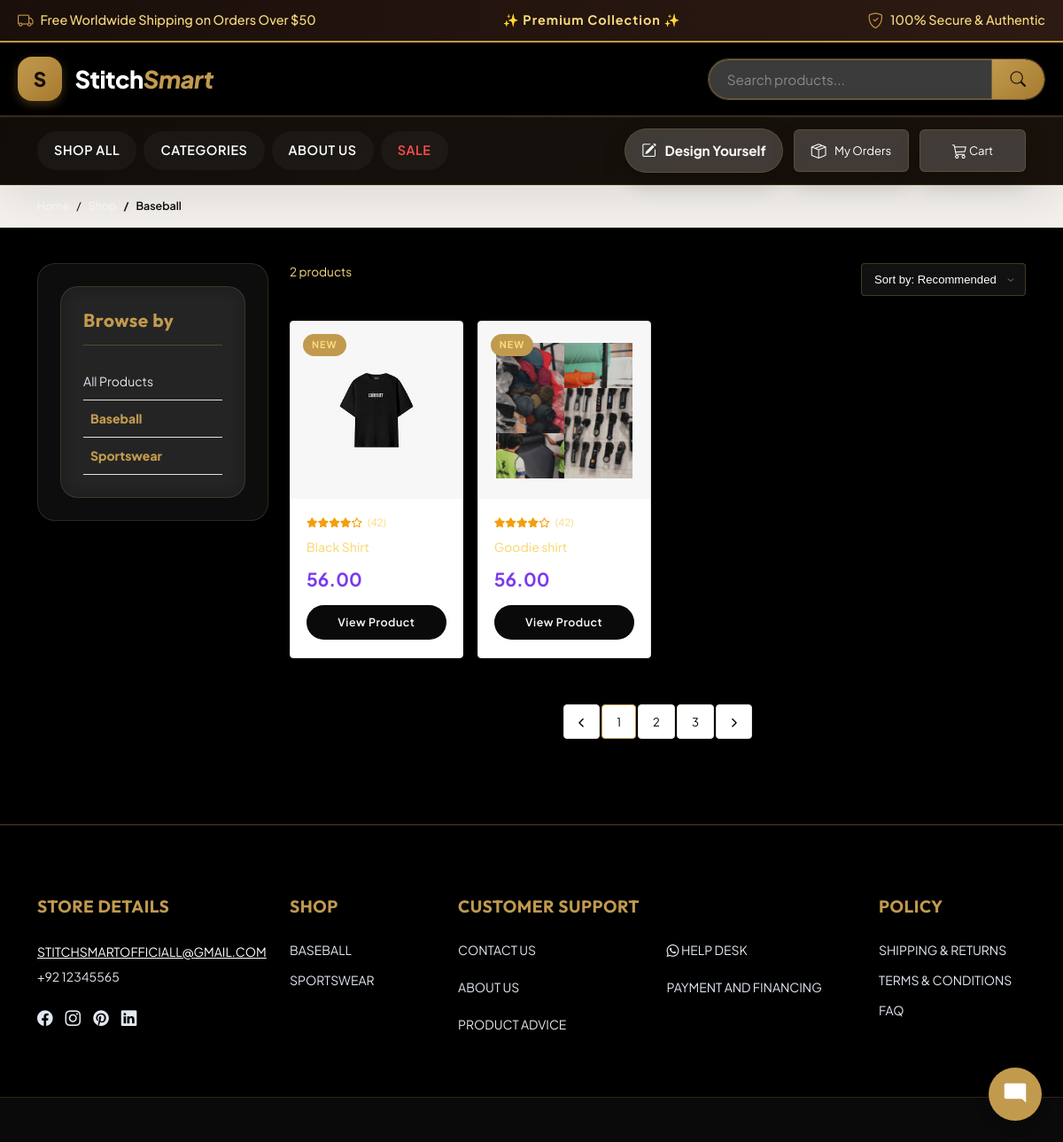
The page /index.php?page=products&category_id=4 (signed in) on the database its author committed.
### tables this page shows
CREATE TABLE `category` (
  `c_id` int(11) NOT NULL,
  `c_name` varchar(150) NOT NULL,
  `slug` varchar(255) NOT NULL,
  `c_description` varchar(2000) NOT NULL,
  `c_image` varchar(500) DEFAULT NULL,
  `c_img2` varchar(500) NOT NULL,
  `meta_title` varchar(150) DEFAULT NULL,
  `meta_description` varchar(160) DEFAULT NULL,
  `meta_keywords` varchar(250) DEFAULT NULL,
  `parent_id` int(11) DEFAULT NULL
);

CREATE TABLE `product` (
  `id` int(11) NOT NULL,
  `article_number` varchar(100) NOT NULL,
  `Fabric_Type` varchar(100) NOT NULL,
  `name` varchar(255) NOT NULL,
  `description` text DEFAULT NULL,
  `details` varchar(10000) NOT NULL,
  `image_url` varchar(500) NOT NULL,
  `img2` varchar(500) NOT NULL,
  `img3` varchar(3) NOT NULL,
  `size` varchar(100) DEFAULT NULL,
  `price` decimal(10,2) NOT NULL,
  `document` varchar(300) NOT NULL,
  `c_id` int(11) DEFAULT NULL,
  `parent_cat` int(11) DEFAULT NULL,
  `featured` tinyint(1) NOT NULL,
  `meta_title` varchar(255) DEFAULT NULL,
  `meta_description` text DEFAULT NULL,
  `meta_keywords` text DEFAULT NULL,
  `created_at` timestamp NULL DEFAULT current_timestamp(),
  `updated_at` timestamp NULL DEFAULT current_timestamp() ON UPDATE current_timestamp(),
  `color_id` int(11) DEFAULT NULL,
  `slug` varchar(255) DEFAULT NULL,
  `Designing` varchar(150) NOT NULL
);

CREATE TABLE `web_settings` (
  `id` int(1) NOT NULL,
  `web_name` varchar(250) NOT NULL,
  `web_mail` varchar(150) NOT NULL,
  `web_contact` varchar(100) NOT NULL,
  `facebook` varchar(200) NOT NULL,
  `instagram` varchar(200) NOT NULL,
  `pinterest` varchar(200) NOT NULL,
  `linkdin` varchar(200) NOT NULL,
  `meta_title` text DEFAULT NULL,
  `meta_description` text NOT NULL,
  `meta_keywords` text NOT NULL
);

CREATE TABLE `pages` (
  `id` bigint(20) UNSIGNED NOT NULL,
  `title` varchar(255) NOT NULL,
  `slug` varchar(255) NOT NULL,
  `content` text DEFAULT NULL,
  `meta_title` varchar(255) DEFAULT NULL,
  `meta_description` text DEFAULT NULL,
  `meta_keywords` varchar(255) DEFAULT NULL,
  `parent_id` int(11) DEFAULT NULL,
  `is_published` tinyint(1) DEFAULT 0,
  `publish_date` timestamp NULL DEFAULT NULL,
  `created_at` timestamp NULL DEFAULT current_timestamp(),
  `updated_at` timestamp NULL DEFAULT current_timestamp()
);

### app/controllers/ProductController.php (called while the page is built, shortened)
<?php
require_once BASE_PATH.'/config/database.php';
require_once BASE_PATH.'/app/models/settings.php';
require_once BASE_PATH.'/app/models/Product.php';
require_once BASE_PATH.'/app/models/ad_category.php';
class ProductController {
    private $productModel;
    private $categoryModel;
    public function __construct(){
        $database = new Database();
        $db = $database->connect();
        $this->productModel = new Product($db);
        $this->categoryModel = new Category($db);
    }
private function loadWebSettings() {
    $settingsModel = new Settings();
    $ws = $settingsModel->getWebSettings();
    return $ws;
}
public function index() {
    $search = $_GET['search'] ?? null;
    $sort = $_GET['sort'] ?? null;
    $category_id = $_GET['category_id'] ?? null;
    $ws = $this->loadWebSettings();
    $webcontact = $ws['web_contact'] ?? '';
    $webmail = $ws['web_mail'] ?? '';
    $facebook = $ws['facebook'] ?? '';
    $instagram = $ws['instagram'] ?? '';
    $pinterest = $ws['pinterest'] ?? '';
    $linkdin = $ws['linkdin'] ?? '';
    $global_theme = $ws['theme'] ?? 'theme-luxury';
    $category_name = null;
    if ($search) {
        $products = $this->productModel->searchProducts($search, $sort);
    } elseif ($category_id) {
        $products = $this->productModel->getProductsByCategory($category_id);
        $category = $this->categoryModel->getCategoryById($category_id);
        $category_name = $category['c_name'] ?? null;
    } else {
        $products = $this->productModel->getAllProducts();
    }
    $total_products = count($products);
    $categories = $this->categoryModel->getCategoriesTree();
    require BASE_PATH . '/app/views/products.php';
}
}

### config/config.php (called while the page is built, shortened)
<?php
if (!function_exists('env')) {
    function env(string $key, mixed $default = null): mixed
    {
        $val = $_ENV[$key] ?? getenv($key);
        return ($val !== false && $val !== null && $val !== '') ? $val : $default;
    }
}

### app/models/settings.php (called while the page is built, shortened)
<?php
require_once __DIR__ . '/../../config/database.php';
class Settings {
    private $conn;
    public function __construct() {
        $database = new Database();
        $this->conn = $database->connect();
    }
    public function getWebSettings($id = 1) {
        $stmt = $this->conn->prepare("SELECT * FROM web_settings WHERE id = ?");
        $stmt->bind_param("i", $id);
        $stmt->execute();
        $result = $stmt->get_result();
        $settings = $result->fetch_assoc();
        return $settings;
    }
}

### config/database.php (called while the page is built, shortened)
<?php
class Database
{
    private string $host;
    private string $username;
    private string $password;
    private string $dbname;
    private int    $port;
    public function __construct()
    {
        $this->host     = env('DB_HOST', 'localhost');
        $this->port     = (int) env('DB_PORT', 3306);
        $this->username = env('DB_USER', 'root');
        $this->password = env('DB_PASS', '');
        $this->dbname   = env('DB_NAME', 'StitchSmart');
    }
    public function connect(): mysqli
    {
        $this->conn = new mysqli(
            $this->host,
            $this->username,
            $this->password,
            $this->dbname,
            $this->port
        );
        $this->conn->set_charset('utf8mb4');
        return $this->conn;
    }
}

### app/models/ad_category.php (called while the page is built, shortened)
<?php
require_once __DIR__ . '/../../config/database.php';
class Category {
    private $conn;
    public function __construct($db){
        $this->conn = $db;
    }
public function getCategoryById($id){
    $query = "SELECT * FROM category WHERE c_id=?";
    $stmt = $this->conn->prepare($query);
    $stmt->bind_param("i", $id);
    $stmt->execute();
    return $stmt->get_result()->fetch_assoc();
}
    public function getMainCategories(){
        $sql = "SELECT * FROM category
                WHERE parent_id IS NULL OR parent_id = 0
                ORDER BY c_name ASC";
        $result = $this->conn->query($sql);
        $categories = [];
        while($row = $result->fetch_assoc()){
            $categories[] = $row;
        }
        return $categories;
    }
    public function getSubCategories($parent_id){
        $stmt = $this->conn->prepare(
            "SELECT * FROM category WHERE parent_id=? ORDER BY c_name ASC"
        );
        $stmt->bind_param("i",$parent_id);
        $stmt->execute();
        $result = $stmt->get_result();
        $categories = [];
        while($row = $result->fetch_assoc()){
            $categories[] = $row;
        }
        return $categories;
    }
    public function getCategoriesTree() {
        $main = $this->getMainCategories();
        foreach ($main as &$parent) {
            $parent['subs'] = $this->getSubCategories($parent['c_id']);
        }
        return $main;
    }
}
?>

### app/models/Product.php (called while the page is built, shortened)
<?php
require_once __DIR__ . '/../../config/database.php';
class Product {
    private $conn;
    public function __construct($db){
        $this->conn = $db;
    }
public function getProductsByCategory($category_id){
    $stmt = $this->conn->prepare(
        "SELECT * FROM product WHERE parent_cat=? ORDER BY id ASC"
    );
    $stmt->bind_param("i", $category_id);
    $stmt->execute();
    $result = $stmt->get_result();
    $products = [];
    while($row = $result->fetch_assoc()){
        $products[] = $row;
    }
    return $products;
}
}

### app/models/pages.php (called while the page is built, shortened)
<?php
require_once __DIR__ . '/../../config/database.php';
class Page {
    private $conn;
    public function __construct($db){
        $this->conn = $db;
    }
    public function getAllPages(){
        $sql = "SELECT * FROM pages ORDER BY id ASC";
        $result = $this->conn->query($sql);
        $pages = [];
        if($result){
            while($row = $result->fetch_assoc()){
                $pages[] = $row;
            }
        }
        return $pages;
    }
}
?>

### app/views/products.php (the view, shortened to what this page needs)
<!DOCTYPE html>
<html lang="en">
<head>
<link href="https://cdn.jsdelivr.net/npm/bootstrap@5.3.2/dist/css/bootstrap.min.css" rel="stylesheet">
<link href="https://cdn.jsdelivr.net/npm/bootstrap-icons@1.11.1/font/bootstrap-icons.css" rel="stylesheet">
<link href="https://cdnjs.cloudflare.com/ajax/libs/font-awesome/6.5.0/css/all.min.css" rel="stylesheet"/>
 <link rel="stylesheet" href="<?= BASE_URL ?>css/navbar.css">
 <link rel="stylesheet" href="<?= BASE_URL ?>css/colors.css">
  <link rel="stylesheet" href="<?= BASE_URL ?>css/footer.css">
   <link rel="stylesheet" href="<?= BASE_URL ?>css/cat-product.css">
   <link href="<?= BASE_URL ?>css/<?= $global_theme ?? 'theme-luxury' ?>-frontend.css" rel="stylesheet">
</head>
<body>
 <?php include('header.php'); ?>
<div class="breadcrumb-bar">
  <div class="container">
    <ol class="breadcrumb">
      <li class="breadcrumb-item"><a href="#">Home</a></li>
      <li class="breadcrumb-item"><a href="#">Shop</a></li>
<?php if($category_name): ?>
    <li class="breadcrumb-item active"><?= $category_name ?></li>
<?php endif; ?>
    </ol>
  </div>
</div>
<div class="shop-layout">
  <div class="container">
    <div class="row g-4">
      <?php include('sidebar.php'); ?>
      <div class="col-lg-9">
       <div class="products-header d-flex justify-content-between align-items-center">
    <p class="products-count">
        <?= $total_products ?> products
    </p>
    <form method="GET">
        <select name="sort" class="sort-select" onchange="this.form.submit()">
            <option value="">Sort by: Recommended</option>
        </select>
    </form>
</div>
        <div class="row row-cols-1 row-cols-sm-2 row-cols-xl-4 g-3">
        <?php foreach($products as $product): ?>
          <div class="col">
            <div class="product-card">
              <span class="product-badge new">New</span>
              <div class="product-img-wrap">
                <?php $productImage = strtok($product['image_url'], ','); ?>
                <img src="<?= BASE_URL ?>/<?= htmlspecialchars(trim($productImage)) ?>" alt="Laptop"/>
              </div>
              <div class="product-info">
                <div class="stars">
                  <i class="fas fa-star"></i><i class="fas fa-star"></i><i class="fas fa-star"></i><i class="fas fa-star"></i><i class="far fa-star"></i>
                  <span>(42)</span>
                </div>
                <p class="product-name"><?= $product['name']; ?></p>
                <div class="product-price"><?= $product['price']; ?></div>
                <a href="<?= BASE_URL; ?>index.php?page=product_show&id=<?= $product['id']; ?>"><button class="btn-add-cart">View Product</button></a>
              </div>
            </div>
          </div>
<?php endforeach; ?>
        </div>
        <div class="pagination-wrap">
          <nav>
            <ul class="pagination">
              <li class="page-item"><a class="page-link" href="#"><i class="fas fa-chevron-left" style="font-size:0.7rem;"></i></a></li>
              <li class="page-item active"><a class="page-link" href="#">1</a></li>
              <li class="page-item"><a class="page-link" href="#">2</a></li>
              <li class="page-item"><a class="page-link" href="#">3</a></li>
              <li class="page-item"><a class="page-link" href="#"><i class="fas fa-chevron-right" style="font-size:0.7rem;"></i></a></li>
            </ul>
          </nav>
        </div>
      </div>
    </div>
  </div>
</div>
<?php include('footer.php'); ?>
</body>
</html>

### app/views/sidebar.php (shortened to what this page needs)
<div class="col-lg-3">
        <div class="sidebar-wrapper" id="sidebarWrapper">
          <div class="sidebar">
            <h2 class="sidebar-title">Browse by</h2>
            <ul class="sidebar-nav">
              <li><a href="<?= BASE_URL ?>/index.php?page=products">
    All Products
</a></li>
              <?php foreach($categories as $cat): ?>
              <li class="active"><a href="<?= BASE_URL; ?>/index.php?page=products&category_id=<?= $cat['c_id']; ?>"><strong>  <?= htmlspecialchars($cat['c_name']); ?></strong></a></li>
              <?php endforeach; ?>
            </ul>
          </div>
        </div>
      </div>

### app/views/footer.php (shortened to what this page needs)
<?php
$webmail = trim($webmail ?? 'info@stitchsmart.com');
$webcontact = trim($webcontact ?? 'StitchSmart');
$facebook = trim($facebook ?? '');
$instagram = trim($instagram ?? '');
$pinterest = trim($pinterest ?? '');
$linkdin = trim($linkdin ?? '');
$footer_categories = isset($categories) && is_array($categories) ? $categories : [];
?>
<footer class="footer">
  <div class="site-footer">
    <div class="container">
      <div class="row">
        <div class="col-12 col-sm-6 col-md-3 footer-col">
          <h6>Store Details</h6>
          <p>
            <a href="mailto:<?= htmlspecialchars($webmail); ?>"><?= htmlspecialchars($webmail); ?></a><br/>
            <?= htmlspecialchars($webcontact); ?>
          </p>
          <div class="social-icons">
            <?php if (!empty($facebook)): ?>
              <a href="<?= htmlspecialchars($facebook); ?>" aria-label="Facebook"><i class="bi bi-facebook"></i></a>
            <?php endif; ?>
            <?php if (!empty($instagram)): ?>
              <a href="<?= htmlspecialchars($instagram); ?>" aria-label="Instagram"><i class="bi bi-instagram"></i></a>
            <?php endif; ?>
            <?php if (!empty($pinterest)): ?>
              <a href="<?= htmlspecialchars($pinterest); ?>" aria-label="Pinterest"><i class="bi bi-pinterest"></i></a>
            <?php endif; ?>
            <?php if (!empty($linkdin)): ?>
              <a href="<?= htmlspecialchars($linkdin); ?>" aria-label="LinkedIn"><i class="bi bi-linkedin"></i></a>
            <?php endif; ?>
          </div>
        </div>
        <div class="col-12 col-sm-6 col-md-2 footer-col">
          <h6>Shop</h6>
          <ul>
            <?php if (!empty($footer_categories)): ?>
              <?php foreach ($footer_categories as $cat): ?>
                <li><a href="<?= BASE_URL; ?>/index.php?page=products&category_id=<?= $cat['c_id']; ?>"><?= htmlspecialchars($cat['c_name']); ?></a></li>
              <?php endforeach; ?>
            <?php else: ?>
              <li><a href="<?= BASE_URL; ?>/index.php?page=products">Shop All</a></li>
            <?php endif; ?>
          </ul>
        </div>
        <div class="col-12 col-md-5 footer-col mt-3 mt-md-0">
          <h6>Customer Support</h6>
          <ul class="footer-double-col">
            <li><a href="<?= BASE_URL ?>/index.php?page=contact">Contact Us</a></li>
            <?php $whatsapp_phone = preg_replace('/[^0-9]/', '', $webcontact); ?>
            <li><a href="https://wa.me/<?= $whatsapp_phone ?>" target="_blank" class="text-success"><i class="bi bi-whatsapp"></i> Help desk</a></li>
            <?php
            require_once BASE_PATH.'/app/models/pages.php';
            $db = (new Database())->connect();
            $pModel = new Page($db);
            $footer_pages = $pModel->getAllPages();
            foreach($footer_pages as $fp):
                $skip_slugs = ['shipping-and-delivery', 'return-and-refunds', 'terms-and-condition', 'how-to-order', 'help-desk', 'ourstory'];
                if (in_array($fp['slug'], $skip_slugs)) {
                    continue;
                }
            ?>
                <li><a href="<?= BASE_URL ?>index.php?page=page&slug=<?= $fp['slug'] ?>"><?= htmlspecialchars($fp['title']) ?></a></li>
            <?php endforeach; ?>
          </ul>
        </div>
        <div class="col-12 col-sm-6 col-md-2 footer-col mt-3 mt-md-0">
          <h6>Policy</h6>
          <ul>
            <li><a href="<?= BASE_URL ?>index.php?page=shipping-and-delivery">Shipping &amp; Returns</a></li>
            <li><a href="<?= BASE_URL ?>index.php?page=terms-and-condition">Terms &amp; Conditions</a></li>
            <li><a href="<?= BASE_URL ?>index.php?page=how-to-order">FAQ</a></li>
          </ul>
        </div>
      </div>
    </div>
  </div>
  <div class="footer-bottom">
  </div>
</footer>
<?php if (empty($hide_chatbot)): ?>
<link rel="stylesheet" href="<?= BASE_URL ?>css/chatbot.css?v=<?= time() ?>">
<?php endif; ?>

### rows shown on the page
category: c_name "Baseball", c_name "BASEBALL"
category: c_name "Sportswear", c_name "SPORTSWEAR"
product: image_url (picture), name "Black Shirt", price "56.00"
product: image_url (picture), name "Goodie shirt", price "56.00"
web_settings: web_mail "STITCHSMARTOFFICIALL@GMAIL.COM", web_contact "+92 12345565"
pages: title "ABOUT US"
pages: title "PAYMENT AND FINANCING"
pages: title "PRODUCT ADVICE"

### other values the page prints
$total_products "2"
